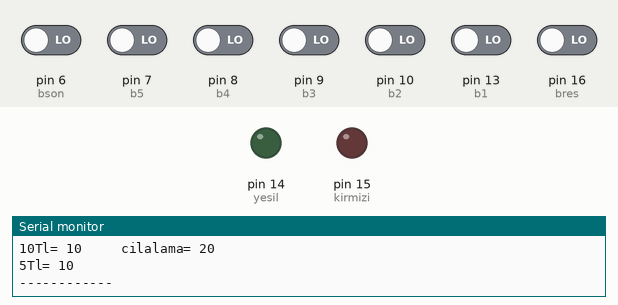
Recording of a sketch running on a simulated Arduino Uno, built with avr-gcc and run on an emulated ATmega328P. Parts: output pins drawn as LEDs (lit = HIGH), the last lines printed to the serial monitor. The inputs (shaded band) are chosen by the test bench; at power-on: pin 6 (bson), pin 7 (b5), pin 8 (b4), pin 9 (b3), pin 10 (b2), pin 13 (b1), pin 16 (bres) LOW. Random numbers use the default seed unless the sketch sets one.

Above: at 1.2 s.
1.3 s: pin 6 (bson) driven HIGH
At 3.0 s:
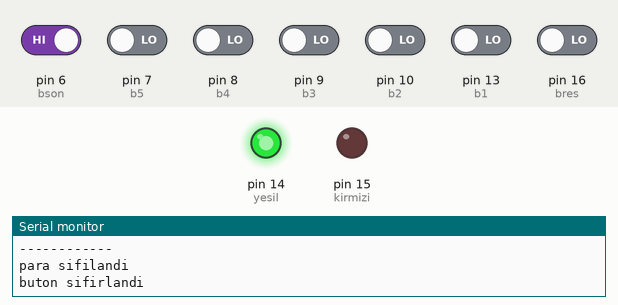
4.3 s: pin 7 (b5) driven HIGH
7.3 s: pin 8 (b4) driven HIGH
10.3 s: pin 9 (b3) driven HIGH
13.3 s: pin 10 (b2) driven HIGH
16.3 s: pin 6 (bson) driven LOW
Timing chart, 0 to 18.8 s (numbered marks = the images above; inputs shaded):
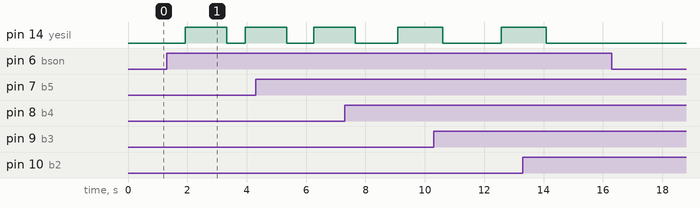

The sketch:

proteus_simulation.ino
```cpp
#include<time.h>
int hizmetID[4]={1,2,3,4};
char hizmetAd[4][30]={"köpükleme","yıkama","kurulama","cilalama"};
int hizmetKalan[4]={1,50,100,20};
int hizmetFiat[4]={15,10,5,50};


int ucret=0;
int para=0;

int TL100=10;
int TL50=10;
int TL20=10;
int TL10=10;
int TL5=10;
int toppara=TL5*5+TL10*10+TL20*20+TL50*50+TL100*100;

int x1=0,x2=0,x3=0,x4=0,x5=0,y1=0,y2=0,y3=0,y4=0,pres=0,hres=0;
int k1=0,k2=0,k3=0,k4=0,k5=0;

const int b1=13;
const int b2=10;
const int b3=9;
const int b4=8;
const int b5=7;
const int bson=6;
const int bres=16;


int b1_durum=0;
int b2_durum=0;
int b3_durum=0;
int b4_durum=0;
int b5_durum=0;
int bson_durum=0;
int bres_durum=0;

int bekle=0;
int bekle2=0;


const int yesil=14;
const int kirmizi=15;

 int rasgele;

///////////////////////////////////////////////////////////////////////////////////////////////  PARA

void paramiktar (){
  //Serial.print("para= ");
  //Serial.println(toppara);
  Serial.print("100Tl= "); Serial.print(TL100);Serial.print("    ");
  Serial.print("kopukleme= "); Serial.println(hizmetKalan[0]);
  Serial.print("50Tl= ");  Serial.print(TL50);Serial.print("     ");
  Serial.print("yikama= "); Serial.println(hizmetKalan[1]);
  Serial.print("20Tl= ");  Serial.print(TL20);Serial.print("     ");
  Serial.print("kurulama= "); Serial.println(hizmetKalan[2]);
  Serial.print("10Tl= ");  Serial.print(TL10);Serial.print("     ");
  Serial.print("cilalama= "); Serial.println(hizmetKalan[3]);
  Serial.print("5Tl= ");   Serial.println(TL5);
  Serial.println("------------");
}


void buton1para(){
x1=x1+1;
  Serial.println("5 TL");
  delay(bekle);
  }

void buton2para(){
x2=x2+1;
Serial.println("10 TL");
delay(bekle);
  }


void buton3para(){
x3=x3+1;
Serial.println("20 TL");
delay(bekle);

  }


void buton4para(){
x4=x4+1;
Serial.println("50 TL");
delay(bekle);

  }


void buton5para(){
x5=x5+1;
Serial.println("100 TL");
delay(bekle);

  }


void butonsonpara(){
  para=x1*5+x2*10+x3*20+x4*50+x5*100;
  Serial.print("Yuklenen para= ");
  Serial.println(para);
  delay(bekle2*3);

  TL5=TL5+x1;
  TL10=TL10+x2;
  TL20=TL20+x3;
  TL50=TL50+x4;
  TL100=TL100+x5;
  toppara=TL5*5+TL10*10+TL20*20+TL50*50+TL100*100;
  paramiktar();
  }


void butonrespara(){
x1=0;
x2=0;
x3=0;
x4=0;
x5=0;
Serial.println("para sifilandi");
}


////////////////////////////////////////////////////////////////////////////////////////////////////  BUTON


void buton1hiz(){
  if(toppara>=15 && hizmetKalan[0]>0){
y1=y1+1;
toppara=toppara-15;
  Serial.println("kopukleme -15TL");
  delay(bekle);}

else{
  Serial.println("para 15 den az yada kopuk yok");
  }

  }

void buton2hiz(){
    if(toppara>=10 && hizmetKalan[1]>0){
y2=y2+1;
toppara=toppara-10;
Serial.println("yikama -10TL");
delay(bekle);}
else{
  Serial.println("para 10 den az yada su yok");
  }


  }


void buton3hiz(){
    if(toppara>=5 && hizmetKalan[2]>0){

y3=y3+1;
toppara=toppara-5;
Serial.println("kurulama -5TL");

delay(bekle);}
else{
  Serial.println("para 5 den az yada bez yok");
  }


  }


void buton4hiz(){
  //Serial.println(toppara);
    if(toppara>=50 && hizmetKalan[3]>0){

y4=y4+1;
toppara=toppara-50;
Serial.println("cilalama -50TL");
delay(bekle);}
else{
  Serial.println("para 50 den az yada cila yok");
  }


  }


void butonsonhiz(){
Serial.print("rasgele= ");
Serial.println(rasgele);
    if(rasgele==2){

      digitalWrite (kirmizi,HIGH);

  TL5=TL5-x1;
  TL10=TL10-x2;
  TL20=TL20-x3;
  TL50=TL50-x4;
  TL100=TL100-x5;
  toppara=TL5*5+TL10*10+TL20*20+TL50*50+TL100*100;
paramiktar();
      return;

      }


  digitalWrite (yesil,HIGH);


    ucret=y1*15+y2*10+y3*5+y4*50;
  Serial.print("Verilecek Ucret= ");
  Serial.println(ucret);
  delay(bekle2*3);


  hizmetKalan[0]=hizmetKalan[0]-y1;
  hizmetKalan[1]=hizmetKalan[1]-y2;
  hizmetKalan[2]=hizmetKalan[2]-y3;
  hizmetKalan[3]=hizmetKalan[3]-y4;


  paramiktar();
  delay(300);
  islem();
  }


void butonreshiz(){
y1=0;
y2=0;
y3=0;
y4=0;
Serial.println("buton sifirlandi");
}


void islem(){

  k1=0,k2=0,k3=0,k4=0,k5=0;

while(ucret!=0){

while(TL100!=0 && ucret>=100 ){
  TL100=TL100-1;
  k5=k5+1;
  //toppara=toppara-100;
  ucret=ucret-100;
}

while(TL50!=0 && ucret>=50 ){
  TL50=TL50-1;
  k4=k4+1;
  //toppara=toppara-50;
  ucret=ucret-50;
}

while(TL20!=0 && ucret>=20 ){
  TL20=TL20-1;
  k3=k3+1;
  //toppara=toppara-20;
  ucret=ucret-20;
}

while(TL10!=0 && ucret>=10 ){
  TL10=TL10-1;
  k2=k2+1;
  //toppara=toppara-10;
  ucret=ucret-10;
}

while(TL5!=0 &&  ucret>=5 ){
  TL5=TL5-1;
  k1=k1+1;
  //toppara=toppara-5;
  ucret=ucret-5;
}


 Serial.println(ucret);
 paramiktar();

 if(ucret>0){
 Serial.println("para yetmedi");

  TL5=TL5+k1;
  TL10=TL10+k2;
  TL20=TL20+k3;
  TL50=TL50+k4;
  TL100=TL100+k5;

  hizmetKalan[0]=hizmetKalan[0]+y1;
  hizmetKalan[1]=hizmetKalan[1]+y2;
  hizmetKalan[2]=hizmetKalan[2]+y3;
  hizmetKalan[3]=hizmetKalan[3]+y4;
  paramiktar();

 break;
  }

  }

  }


///////////////////////////////////////////////////////////////////////////////////////////////  SETUP
void setup() {
  Serial.begin(9600);
  pinMode(b1,INPUT);
  pinMode(b2,INPUT);
  pinMode(b3,INPUT);
  pinMode(b4,INPUT);
  pinMode(b5,INPUT);
  pinMode(bson,INPUT);
  pinMode(bres,INPUT);
  pinMode(kirmizi,OUTPUT);
  pinMode(yesil,OUTPUT);
  randomSeed(analogRead(A4));
  paramiktar();
}
//////////////////////////////////////////////////////////////////////
void loop() {


while(pres==0){

 int x =270;

b1_durum=digitalRead(b1);

if(b1_durum==1){
  delay(x);
buton1para();}

b2_durum=digitalRead(b2);

if(b2_durum==1){
  delay(x);
buton2para();}

b3_durum=digitalRead(b3);

if(b3_durum==1){
  delay(x);
buton3para();}

b4_durum=digitalRead(b4);

if(b4_durum==1){
  delay(x);
buton4para();}

b5_durum=digitalRead(b5);

if(b5_durum==1){
  delay(x);
buton5para();}


bson_durum=digitalRead(bson);
if(bson_durum==1){
  delay(x);
butonsonpara();
pres=1;
 hres=0;
}


bres_durum=digitalRead(bres);
if(bres_durum==1){
  delay(x);
butonrespara();
}

}


////////////////////////////////////////////////////////////////


while(hres==0){
   int x =270;
  rasgele=random(1,5);


b1_durum=digitalRead(b1);
if(b1_durum==1){
  delay(x);
buton1hiz();}

b2_durum=digitalRead(b2);
if(b2_durum==1){
  delay(x);
buton2hiz();}

b3_durum=digitalRead(b3);
if(b3_durum==1){
  delay(x);
buton3hiz();}

b4_durum=digitalRead(b4);
if(b4_durum==1){
  delay(x);
buton4hiz();}


bson_durum=digitalRead(bson);
if(bson_durum==1){
  delay(x);
butonsonhiz();
hres=1;
pres=0;

butonrespara();
butonreshiz();
ucret=0;
para=0;
      delay(1000);
      digitalWrite (yesil,LOW);
      digitalWrite (kirmizi,LOW);
}


bres_durum=digitalRead(bres);
if(bres_durum==1){
  delay(x);
butonreshiz();
}


 }


}
```

Measured:
- after the input at 1.3 s, pin 14 (yesil): LOW → HIGH after 0.63 s, → LOW 1.4 s later, → HIGH 0.63 s later
